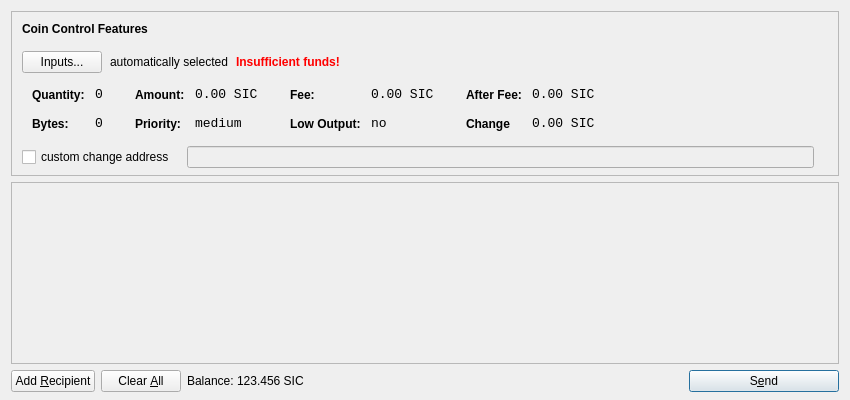
<?xml version="1.0" encoding="UTF-8"?>
<ui version="4.0">
 <class>SendCoinsDialog</class>
 <widget class="QDialog" name="SendCoinsDialog">
  <property name="geometry">
   <rect>
    <x>0</x>
    <y>0</y>
    <width>850</width>
    <height>400</height>
   </rect>
  </property>
  <property name="windowTitle">
   <string>Send Coins</string>
  </property>
  <layout class="QVBoxLayout" name="verticalLayout" stretch="0,1,0">
   <property name="bottomMargin">
    <number>8</number>
   </property>
   <item>
    <widget class="QFrame" name="frameCoinControl">
     <property name="sizePolicy">
      <sizepolicy hsizetype="Expanding" vsizetype="Expanding">
       <horstretch>0</horstretch>
       <verstretch>0</verstretch>
      </sizepolicy>
     </property>
     <property name="maximumSize">
      <size>
       <width>16777215</width>
       <height>16777215</height>
      </size>
     </property>
     <property name="frameShape">
      <enum>QFrame::StyledPanel</enum>
     </property>
     <property name="frameShadow">
      <enum>QFrame::Sunken</enum>
     </property>
     <layout class="QVBoxLayout" name="verticalLayoutCoinControl2">
      <property name="spacing">
       <number>-1</number>
      </property>
      <property name="leftMargin">
       <number>0</number>
      </property>
      <property name="topMargin">
       <number>0</number>
      </property>
      <property name="rightMargin">
       <number>0</number>
      </property>
      <property name="bottomMargin">
       <number>6</number>
      </property>
      <item>
       <layout class="QVBoxLayout" name="verticalLayoutCoinControl" stretch="0,0,0,0,1">
        <property name="spacing">
         <number>0</number>
        </property>
        <property name="leftMargin">
         <number>10</number>
        </property>
        <property name="topMargin">
         <number>10</number>
        </property>
        <item>
         <layout class="QHBoxLayout" name="horizontalLayoutCoinControl1">
          <property name="bottomMargin">
           <number>15</number>
          </property>
          <item>
           <widget class="QLabel" name="labelCoinControlFeatures">
            <property name="sizePolicy">
             <sizepolicy hsizetype="Preferred" vsizetype="Maximum">
              <horstretch>0</horstretch>
              <verstretch>0</verstretch>
             </sizepolicy>
            </property>
            <property name="font">
             <font>
              <weight>75</weight>
              <bold>true</bold>
             </font>
            </property>
            <property name="styleSheet">
             <string notr="true">font-weight:bold;</string>
            </property>
            <property name="text">
             <string>Coin Control Features</string>
            </property>
           </widget>
          </item>
         </layout>
        </item>
        <item>
         <layout class="QHBoxLayout" name="horizontalLayoutCoinControl2" stretch="0,0,0,0">
          <property name="spacing">
           <number>8</number>
          </property>
          <property name="bottomMargin">
           <number>10</number>
          </property>
          <item>
           <widget class="QPushButton" name="pushButtonCoinControl">
            <property name="styleSheet">
             <string notr="true"/>
            </property>
            <property name="text">
             <string>Inputs...</string>
            </property>
           </widget>
          </item>
          <item>
           <widget class="QLabel" name="labelCoinControlAutomaticallySelected">
            <property name="text">
             <string>automatically selected</string>
            </property>
            <property name="margin">
             <number>5</number>
            </property>
           </widget>
          </item>
          <item>
           <widget class="QLabel" name="labelCoinControlInsuffFunds">
            <property name="font">
             <font>
              <weight>75</weight>
              <bold>true</bold>
             </font>
            </property>
            <property name="styleSheet">
             <string notr="true">color:red;font-weight:bold;</string>
            </property>
            <property name="text">
             <string>Insufficient funds!</string>
            </property>
            <property name="margin">
             <number>5</number>
            </property>
           </widget>
          </item>
          <item>
           <spacer name="horizontalSpacerCoinControl">
            <property name="orientation">
             <enum>Qt::Horizontal</enum>
            </property>
            <property name="sizeHint" stdset="0">
             <size>
              <width>40</width>
              <height>1</height>
             </size>
            </property>
           </spacer>
          </item>
         </layout>
        </item>
        <item>
         <widget class="QWidget" name="widgetCoinControl" native="true">
          <property name="sizePolicy">
           <sizepolicy hsizetype="Preferred" vsizetype="Preferred">
            <horstretch>0</horstretch>
            <verstretch>0</verstretch>
           </sizepolicy>
          </property>
          <property name="minimumSize">
           <size>
            <width>0</width>
            <height>0</height>
           </size>
          </property>
          <property name="styleSheet">
           <string notr="true"/>
          </property>
          <layout class="QHBoxLayout" name="horizontalLayoutCoinControl5">
           <property name="margin">
            <number>0</number>
           </property>
           <item>
            <layout class="QHBoxLayout" name="horizontalLayoutCoinControl3" stretch="0,0,0,1">
             <property name="spacing">
              <number>20</number>
             </property>
             <property name="topMargin">
              <number>0</number>
             </property>
             <property name="bottomMargin">
              <number>10</number>
             </property>
             <item>
              <layout class="QFormLayout" name="formLayoutCoinControl1">
               <property name="horizontalSpacing">
                <number>10</number>
               </property>
               <property name="verticalSpacing">
                <number>14</number>
               </property>
               <property name="leftMargin">
                <number>10</number>
               </property>
               <property name="topMargin">
                <number>4</number>
               </property>
               <property name="rightMargin">
                <number>6</number>
               </property>
               <item row="0" column="0">
                <widget class="QLabel" name="labelCoinControlQuantityText">
                 <property name="styleSheet">
                  <string notr="true">font-weight:bold;</string>
                 </property>
                 <property name="text">
                  <string>Quantity:</string>
                 </property>
                 <property name="margin">
                  <number>0</number>
                 </property>
                </widget>
               </item>
               <item row="0" column="1">
                <widget class="QLabel" name="labelCoinControlQuantity">
                 <property name="font">
                  <font>
                   <family>Monospace</family>
                   <pointsize>10</pointsize>
                  </font>
                 </property>
                 <property name="cursor">
                  <cursorShape>IBeamCursor</cursorShape>
                 </property>
                 <property name="contextMenuPolicy">
                  <enum>Qt::ActionsContextMenu</enum>
                 </property>
                 <property name="text">
                  <string>0</string>
                 </property>
                 <property name="margin">
                  <number>0</number>
                 </property>
                 <property name="textInteractionFlags">
                  <set>Qt::LinksAccessibleByMouse|Qt::TextSelectableByKeyboard|Qt::TextSelectableByMouse</set>
                 </property>
                </widget>
               </item>
               <item row="1" column="0">
                <widget class="QLabel" name="labelCoinControlBytesText">
                 <property name="styleSheet">
                  <string notr="true">font-weight:bold;</string>
                 </property>
                 <property name="text">
                  <string>Bytes:</string>
                 </property>
                </widget>
               </item>
               <item row="1" column="1">
                <widget class="QLabel" name="labelCoinControlBytes">
                 <property name="font">
                  <font>
                   <family>Monospace</family>
                   <pointsize>10</pointsize>
                  </font>
                 </property>
                 <property name="cursor">
                  <cursorShape>IBeamCursor</cursorShape>
                 </property>
                 <property name="contextMenuPolicy">
                  <enum>Qt::ActionsContextMenu</enum>
                 </property>
                 <property name="text">
                  <string>0</string>
                 </property>
                 <property name="textInteractionFlags">
                  <set>Qt::LinksAccessibleByMouse|Qt::TextSelectableByKeyboard|Qt::TextSelectableByMouse</set>
                 </property>
                </widget>
               </item>
              </layout>
             </item>
             <item>
              <layout class="QFormLayout" name="formLayoutCoinControl2">
               <property name="horizontalSpacing">
                <number>10</number>
               </property>
               <property name="verticalSpacing">
                <number>14</number>
               </property>
               <property name="leftMargin">
                <number>6</number>
               </property>
               <property name="topMargin">
                <number>4</number>
               </property>
               <property name="rightMargin">
                <number>6</number>
               </property>
               <item row="0" column="0">
                <widget class="QLabel" name="labelCoinControlAmountText">
                 <property name="styleSheet">
                  <string notr="true">font-weight:bold;</string>
                 </property>
                 <property name="text">
                  <string>Amount:</string>
                 </property>
                 <property name="margin">
                  <number>0</number>
                 </property>
                </widget>
               </item>
               <item row="0" column="1">
                <widget class="QLabel" name="labelCoinControlAmount">
                 <property name="font">
                  <font>
                   <family>Monospace</family>
                   <pointsize>10</pointsize>
                  </font>
                 </property>
                 <property name="cursor">
                  <cursorShape>IBeamCursor</cursorShape>
                 </property>
                 <property name="contextMenuPolicy">
                  <enum>Qt::ActionsContextMenu</enum>
                 </property>
                 <property name="text">
                  <string notr="true">0.00 SIC</string>
                 </property>
                 <property name="textInteractionFlags">
                  <set>Qt::LinksAccessibleByMouse|Qt::TextSelectableByKeyboard|Qt::TextSelectableByMouse</set>
                 </property>
                </widget>
               </item>
               <item row="1" column="0">
                <widget class="QLabel" name="labelCoinControlPriorityText">
                 <property name="styleSheet">
                  <string notr="true">font-weight:bold;</string>
                 </property>
                 <property name="text">
                  <string>Priority:</string>
                 </property>
                </widget>
               </item>
               <item row="1" column="1">
                <widget class="QLabel" name="labelCoinControlPriority">
                 <property name="font">
                  <font>
                   <family>Monospace</family>
                   <pointsize>10</pointsize>
                  </font>
                 </property>
                 <property name="cursor">
                  <cursorShape>IBeamCursor</cursorShape>
                 </property>
                 <property name="contextMenuPolicy">
                  <enum>Qt::ActionsContextMenu</enum>
                 </property>
                 <property name="text">
                  <string>medium</string>
                 </property>
                 <property name="textInteractionFlags">
                  <set>Qt::LinksAccessibleByMouse|Qt::TextSelectableByKeyboard|Qt::TextSelectableByMouse</set>
                 </property>
                </widget>
               </item>
              </layout>
             </item>
             <item>
              <layout class="QFormLayout" name="formLayoutCoinControl3">
               <property name="horizontalSpacing">
                <number>10</number>
               </property>
               <property name="verticalSpacing">
                <number>14</number>
               </property>
               <property name="leftMargin">
                <number>6</number>
               </property>
               <property name="topMargin">
                <number>4</number>
               </property>
               <property name="rightMargin">
                <number>6</number>
               </property>
               <item row="0" column="0">
                <widget class="QLabel" name="labelCoinControlFeeText">
                 <property name="styleSheet">
                  <string notr="true">font-weight:bold;</string>
                 </property>
                 <property name="text">
                  <string>Fee:</string>
                 </property>
                 <property name="margin">
                  <number>0</number>
                 </property>
                </widget>
               </item>
               <item row="0" column="1">
                <widget class="QLabel" name="labelCoinControlFee">
                 <property name="font">
                  <font>
                   <family>Monospace</family>
                   <pointsize>10</pointsize>
                  </font>
                 </property>
                 <property name="cursor">
                  <cursorShape>IBeamCursor</cursorShape>
                 </property>
                 <property name="contextMenuPolicy">
                  <enum>Qt::ActionsContextMenu</enum>
                 </property>
                 <property name="text">
                  <string notr="true">0.00 SIC</string>
                 </property>
                 <property name="textInteractionFlags">
                  <set>Qt::LinksAccessibleByMouse|Qt::TextSelectableByKeyboard|Qt::TextSelectableByMouse</set>
                 </property>
                </widget>
               </item>
               <item row="1" column="0">
                <widget class="QLabel" name="labelCoinControlLowOutputText">
                 <property name="styleSheet">
                  <string notr="true">font-weight:bold;</string>
                 </property>
                 <property name="text">
                  <string>Low Output:</string>
                 </property>
                </widget>
               </item>
               <item row="1" column="1">
                <widget class="QLabel" name="labelCoinControlLowOutput">
                 <property name="font">
                  <font>
                   <family>Monospace</family>
                   <pointsize>10</pointsize>
                  </font>
                 </property>
                 <property name="cursor">
                  <cursorShape>IBeamCursor</cursorShape>
                 </property>
                 <property name="contextMenuPolicy">
                  <enum>Qt::ActionsContextMenu</enum>
                 </property>
                 <property name="text">
                  <string>no</string>
                 </property>
                 <property name="textInteractionFlags">
                  <set>Qt::LinksAccessibleByMouse|Qt::TextSelectableByKeyboard|Qt::TextSelectableByMouse</set>
                 </property>
                </widget>
               </item>
              </layout>
             </item>
             <item>
              <layout class="QFormLayout" name="formLayoutCoinControl4">
               <property name="horizontalSpacing">
                <number>10</number>
               </property>
               <property name="verticalSpacing">
                <number>14</number>
               </property>
               <property name="leftMargin">
                <number>6</number>
               </property>
               <property name="topMargin">
                <number>4</number>
               </property>
               <property name="rightMargin">
                <number>6</number>
               </property>
               <item row="0" column="0">
                <widget class="QLabel" name="labelCoinControlAfterFeeText">
                 <property name="styleSheet">
                  <string notr="true">font-weight:bold;</string>
                 </property>
                 <property name="text">
                  <string>After Fee:</string>
                 </property>
                 <property name="margin">
                  <number>0</number>
                 </property>
                </widget>
               </item>
               <item row="0" column="1">
                <widget class="QLabel" name="labelCoinControlAfterFee">
                 <property name="font">
                  <font>
                   <family>Monospace</family>
                   <pointsize>10</pointsize>
                  </font>
                 </property>
                 <property name="cursor">
                  <cursorShape>IBeamCursor</cursorShape>
                 </property>
                 <property name="contextMenuPolicy">
                  <enum>Qt::ActionsContextMenu</enum>
                 </property>
                 <property name="text">
                  <string notr="true">0.00 SIC</string>
                 </property>
                 <property name="textInteractionFlags">
                  <set>Qt::LinksAccessibleByMouse|Qt::TextSelectableByKeyboard|Qt::TextSelectableByMouse</set>
                 </property>
                </widget>
               </item>
               <item row="1" column="0">
                <widget class="QLabel" name="labelCoinControlChangeText">
                 <property name="styleSheet">
                  <string notr="true">font-weight:bold;</string>
                 </property>
                 <property name="text">
                  <string>Change</string>
                 </property>
                </widget>
               </item>
               <item row="1" column="1">
                <widget class="QLabel" name="labelCoinControlChange">
                 <property name="font">
                  <font>
                   <family>Monospace</family>
                   <pointsize>10</pointsize>
                  </font>
                 </property>
                 <property name="cursor">
                  <cursorShape>IBeamCursor</cursorShape>
                 </property>
                 <property name="contextMenuPolicy">
                  <enum>Qt::ActionsContextMenu</enum>
                 </property>
                 <property name="text">
                  <string notr="true">0.00 SIC</string>
                 </property>
                 <property name="textInteractionFlags">
                  <set>Qt::LinksAccessibleByMouse|Qt::TextSelectableByKeyboard|Qt::TextSelectableByMouse</set>
                 </property>
                </widget>
               </item>
              </layout>
             </item>
            </layout>
           </item>
          </layout>
         </widget>
        </item>
        <item>
         <layout class="QHBoxLayout" name="horizontalLayoutCoinControl4" stretch="0,0,0">
          <property name="spacing">
           <number>12</number>
          </property>
          <property name="sizeConstraint">
           <enum>QLayout::SetDefaultConstraint</enum>
          </property>
          <property name="topMargin">
           <number>5</number>
          </property>
          <property name="rightMargin">
           <number>5</number>
          </property>
          <item>
           <widget class="QCheckBox" name="checkBoxCoinControlChange">
            <property name="text">
             <string>custom change address</string>
            </property>
           </widget>
          </item>
          <item>
           <widget class="QLineEdit" name="lineEditCoinControlChange">
            <property name="enabled">
             <bool>false</bool>
            </property>
            <property name="sizePolicy">
             <sizepolicy hsizetype="Expanding" vsizetype="Fixed">
              <horstretch>0</horstretch>
              <verstretch>0</verstretch>
             </sizepolicy>
            </property>
           </widget>
          </item>
          <item>
           <widget class="QLabel" name="labelCoinControlChangeLabel">
            <property name="sizePolicy">
             <sizepolicy hsizetype="Preferred" vsizetype="Expanding">
              <horstretch>0</horstretch>
              <verstretch>0</verstretch>
             </sizepolicy>
            </property>
            <property name="minimumSize">
             <size>
              <width>0</width>
              <height>0</height>
             </size>
            </property>
            <property name="text">
             <string/>
            </property>
            <property name="margin">
             <number>3</number>
            </property>
           </widget>
          </item>
         </layout>
        </item>
        <item>
         <spacer name="verticalSpacerCoinControl">
          <property name="orientation">
           <enum>Qt::Vertical</enum>
          </property>
          <property name="sizeHint" stdset="0">
           <size>
            <width>800</width>
            <height>1</height>
           </size>
          </property>
         </spacer>
        </item>
       </layout>
      </item>
     </layout>
    </widget>
   </item>
   <item>
    <widget class="QScrollArea" name="scrollArea">
     <property name="widgetResizable">
      <bool>true</bool>
     </property>
     <widget class="QWidget" name="scrollAreaWidgetContents">
      <property name="geometry">
       <rect>
        <x>0</x>
        <y>0</y>
        <width>830</width>
        <height>165</height>
       </rect>
      </property>
      <layout class="QVBoxLayout" name="verticalLayout_2">
       <property name="margin">
        <number>0</number>
       </property>
       <item>
        <layout class="QVBoxLayout" name="entries">
         <property name="spacing">
          <number>6</number>
         </property>
        </layout>
       </item>
       <item>
        <spacer name="verticalSpacer">
         <property name="orientation">
          <enum>Qt::Vertical</enum>
         </property>
         <property name="sizeHint" stdset="0">
          <size>
           <width>20</width>
           <height>40</height>
          </size>
         </property>
        </spacer>
       </item>
      </layout>
     </widget>
    </widget>
   </item>
   <item>
    <layout class="QHBoxLayout" name="horizontalLayout">
     <item>
      <widget class="QPushButton" name="addButton">
       <property name="toolTip">
        <string>Send to multiple recipients at once</string>
       </property>
       <property name="text">
        <string>Add &amp;Recipient</string>
       </property>
       <property name="autoDefault">
        <bool>false</bool>
       </property>
      </widget>
     </item>
     <item>
      <widget class="QPushButton" name="clearButton">
       <property name="sizePolicy">
        <sizepolicy hsizetype="Minimum" vsizetype="Fixed">
         <horstretch>0</horstretch>
         <verstretch>0</verstretch>
        </sizepolicy>
       </property>
       <property name="toolTip">
        <string>Remove all transaction fields</string>
       </property>
       <property name="text">
        <string>Clear &amp;All</string>
       </property>
       <property name="autoRepeatDelay">
        <number>300</number>
       </property>
       <property name="autoDefault">
        <bool>false</bool>
       </property>
      </widget>
     </item>
     <item>
      <layout class="QHBoxLayout" name="horizontalLayout_2">
       <property name="spacing">
        <number>3</number>
       </property>
       <item>
        <widget class="QLabel" name="label">
         <property name="sizePolicy">
          <sizepolicy hsizetype="Preferred" vsizetype="Fixed">
           <horstretch>0</horstretch>
           <verstretch>0</verstretch>
          </sizepolicy>
         </property>
         <property name="text">
          <string>Balance:</string>
         </property>
        </widget>
       </item>
       <item>
        <widget class="QLabel" name="labelBalance">
         <property name="sizePolicy">
          <sizepolicy hsizetype="Preferred" vsizetype="Fixed">
           <horstretch>0</horstretch>
           <verstretch>0</verstretch>
          </sizepolicy>
         </property>
         <property name="cursor">
          <cursorShape>IBeamCursor</cursorShape>
         </property>
         <property name="text">
          <string notr="true">123.456 SIC</string>
         </property>
         <property name="textInteractionFlags">
          <set>Qt::LinksAccessibleByMouse|Qt::TextSelectableByKeyboard|Qt::TextSelectableByMouse</set>
         </property>
        </widget>
       </item>
      </layout>
     </item>
     <item>
      <spacer name="horizontalSpacer">
       <property name="orientation">
        <enum>Qt::Horizontal</enum>
       </property>
       <property name="sizeHint" stdset="0">
        <size>
         <width>40</width>
         <height>20</height>
        </size>
       </property>
      </spacer>
     </item>
     <item>
      <widget class="QPushButton" name="sendButton">
       <property name="minimumSize">
        <size>
         <width>150</width>
         <height>0</height>
        </size>
       </property>
       <property name="toolTip">
        <string>Confirm the send action</string>
       </property>
       <property name="text">
        <string>S&amp;end</string>
       </property>
       <property name="icon">
        <iconset resource="../bitcoin.qrc">
         <normaloff>:/icons/send</normaloff>:/icons/send</iconset>
       </property>
       <property name="default">
        <bool>true</bool>
       </property>
      </widget>
     </item>
    </layout>
   </item>
  </layout>
 </widget>
 <resources>
  <include location="../bitcoin.qrc"/>
 </resources>
 <connections/>
</ui>
